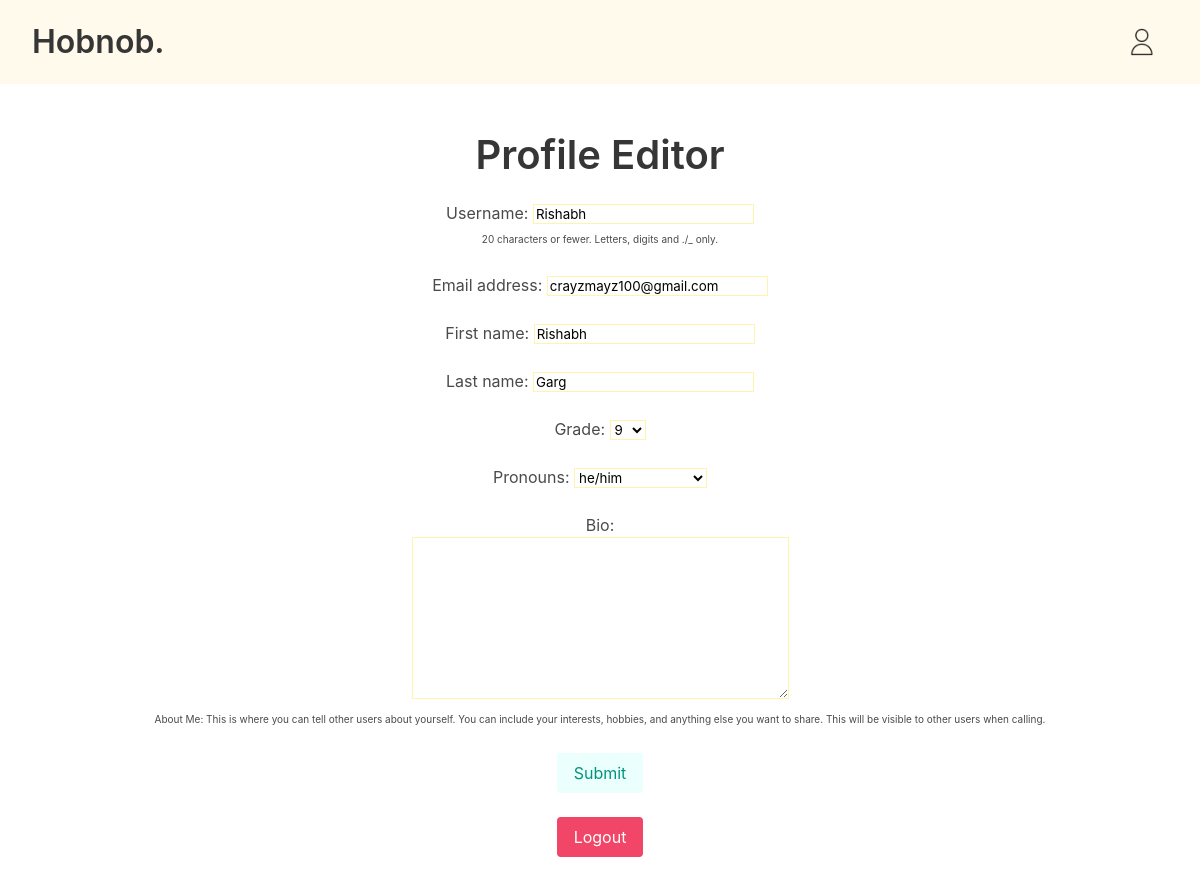
Before: /profile/ (signed in) with the older database file.
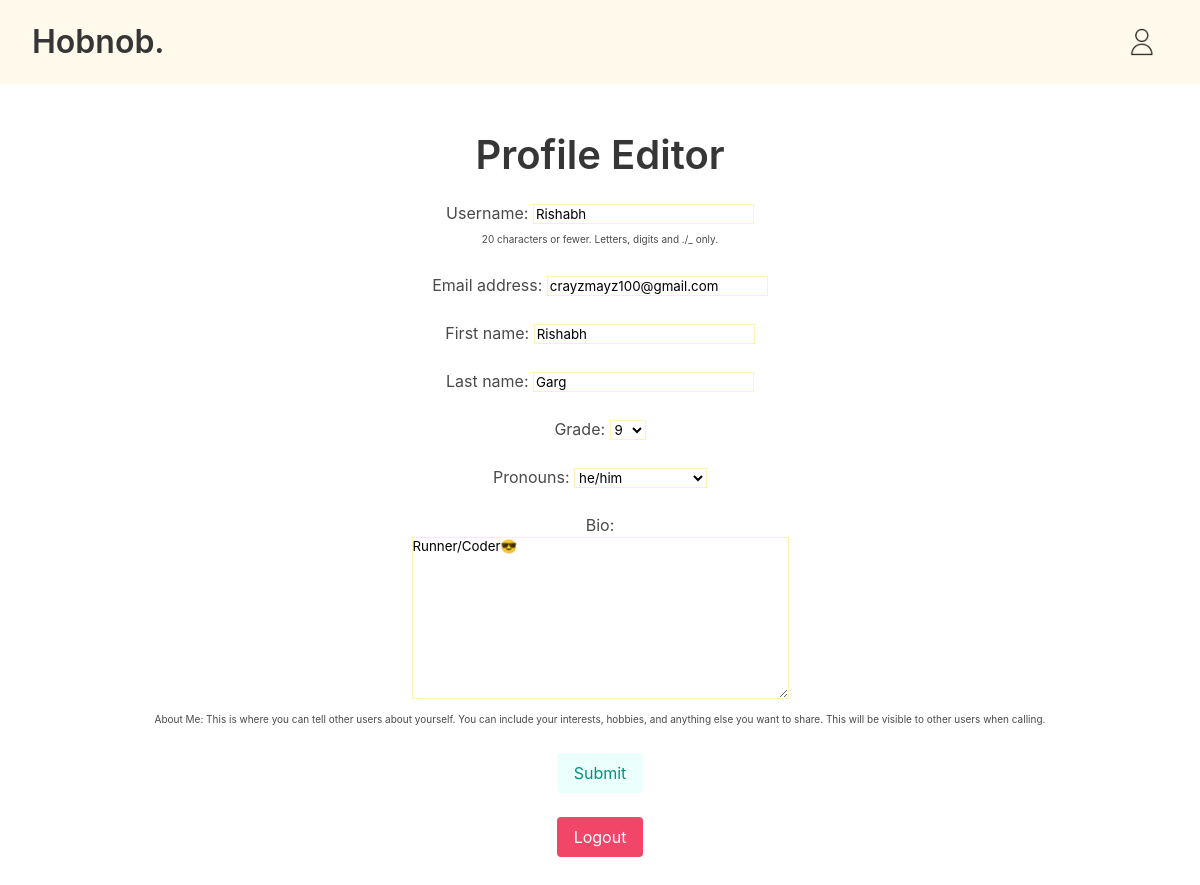
After: the same page with the newer database file.
### WebApp/models.py (models this page shows, shortened)
class User(AbstractUser):
    username_validator = UsernameValidator()
    username = models.CharField(
        _("username"),
        max_length=20,
        unique=True,
        help_text=_(
            "20 characters or fewer. Letters, digits and ./_ only."
        ),
        validators=[username_validator],
        error_messages={
            "unique": _("A user with that username already exists."),
        },
    )
    password_validator = PasswordValidator()
    password = models.CharField(
        _("password"),
        max_length=128,
        validators=[password_validator]
    )
    grade_choices = (
        (9, '9'),
        (10, '10'),
        (11, '11'),
        (12, '12'),
    )
    grade = models.IntegerField(choices=grade_choices, default=9)
    pronoun_choices = (
        ('he/him', 'he/him'),
        ('she/her', 'she/her'),
        ('they/them', 'they/them'),
        ('Prefer Not To Say', 'Prefer Not To Say'),
    )
    pronouns = models.CharField(
        choices=pronoun_choices,
        max_length=20,
        default='Prefer Not To Say'
    )
    school = models.CharField(max_length=100, default='')
    recent_calls = models.ManyToManyField('self', blank=True, symmetrical=False)
    in_queue = models.BooleanField(default=False)
    user_bio = models.TextField(max_length=1000, default='')
    REQUIRED_FIELDS = ["email", "first_name", "last_name",
                       "grade", "pronouns", "school", "password"]

### WebApp/views.py (the view)
# urls.py: path('profile/', views.profile, name='profile'),
@login_required(login_url="login")
def profile(request: HttpRequest) -> HttpResponse:
    if request.method == "POST":
        form: UserEditForm = UserEditForm(request.POST, instance=request.user)
        if form.is_valid():
            form.save()
    else:
        form: UserEditForm = UserEditForm(instance=request.user)
    return render(request, "profile.html", {"form": form})

### WebApp/forms.py
class UserEditForm(forms.ModelForm):
    user_bio = forms.CharField(widget=forms.Textarea(), label='Bio', label_suffix=':\n', required=False, help_text=BIO_HELP_TEXT)
    class Meta:
        model = User
        fields = ['username', 'email', 'first_name', 'last_name', 'grade', 'pronouns', 'user_bio']

### WebApp/templates/profile.html (shortened to what this page needs)
{% load static %}
<!DOCTYPE html>
<html lang="en">
<head>
    <link rel="stylesheet" href="https://cdn.jsdelivr.net/npm/bulma@0.9.4/css/bulma.min.css">
    <link rel="stylesheet" href="{% static 'css/style.css' %}">
</head>
<body class="background-image">
    <nav class="navbar py-4 has-background-warning-light">
        <div class="container is-fluid">
            <div class="navbar-brand">
                <a class="navbar-item" href="/">
                    <h1 class="title">Hobnob<strong>.</strong></h1>
                </a>
            </div>
            <div class="navbar-end">
                <a class="navbar-item" href="/call">
                    <img src="{% static 'images/profile.png' %}" alt="Profile Icon">
                </a>
            </div>
        </div>
    </nav>
    <section class="section is-fullheight has-text-centered">
        {% block content %}
        <h2 class="title is-2">Profile Editor</h2>
        <div class="form">
            <form method="post" action="{% url 'profile' %}" class="form">
                {{ form.as_p }}
                <div class="field has-text-centered">
                    <div class="control">
                        <button type="submit" class="button is-light is-primary">Submit</button>
                    </div>
                </div>
            </form>
            <br>
            <form method="post" action="{% url 'logout' %}" class="form">
                <div class="field has-text-centered">
                    <div class="control">
                        <button type="submit" class="button is-danger">Logout</button>
                    </div>
                </div>
            </form>
        </div>
        {% endblock %}
    </section>
</body>

### WebApp/static/css/style.css (style rules this page uses)
div.form p::after { content: "\A\A"; white-space: pre; }
div.form p span.helptext { font-size: 10px; }
div.form p span.helptext::before { content: "\A"; white-space: pre; }
body { min-height: 100vh; min-width: 100vw; height: 100%; width: 100%; margin: 0; padding: 0; }
.background-image { background-image: url("../images/indexbackground.jpg") ; background-position: center center; background-repeat: no-repeat; background-attachment: fixed; background-size: cover; }
input, textarea, select { background-color: rgb(255, 255, 255); border: 1px solid rgb(255, 244, 173); }

### WebApp/templates/profile.html (style rules this page uses)
label { white-space: pre-line; }

Changed rows visible on the page:
changed User "Rishabh": user_bio (not shown) → "Runner/Coder😎"
